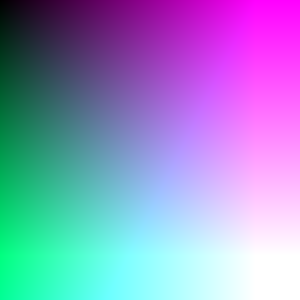
Frame 1 (no input)
Frame 60 (the mouse pressed at the canvas centre just before this capture): identical to frame 1, image omitted
Frame 120 (the mouse held since frame 60 and released just before this capture): identical to frame 1, image omitted

The Processing sketch that drew this single still picture (run headless with seeded random() and noise(); from frame 60 on, the mouse is pressed at the canvas centre):

// Processing sketch: gradient
// ── gradient.pde
void setup() {
  size(300, 300);
  background(0);
}


//pixels array
  void draw() {
    loadPixels();
    for (int i = 0; i < width; i++) {
      for (int j = 0; j < height; j++) {
        pixels[i+j*height] = color(i, j, i+j/2);
      }
    }
    updatePixels();
  }
